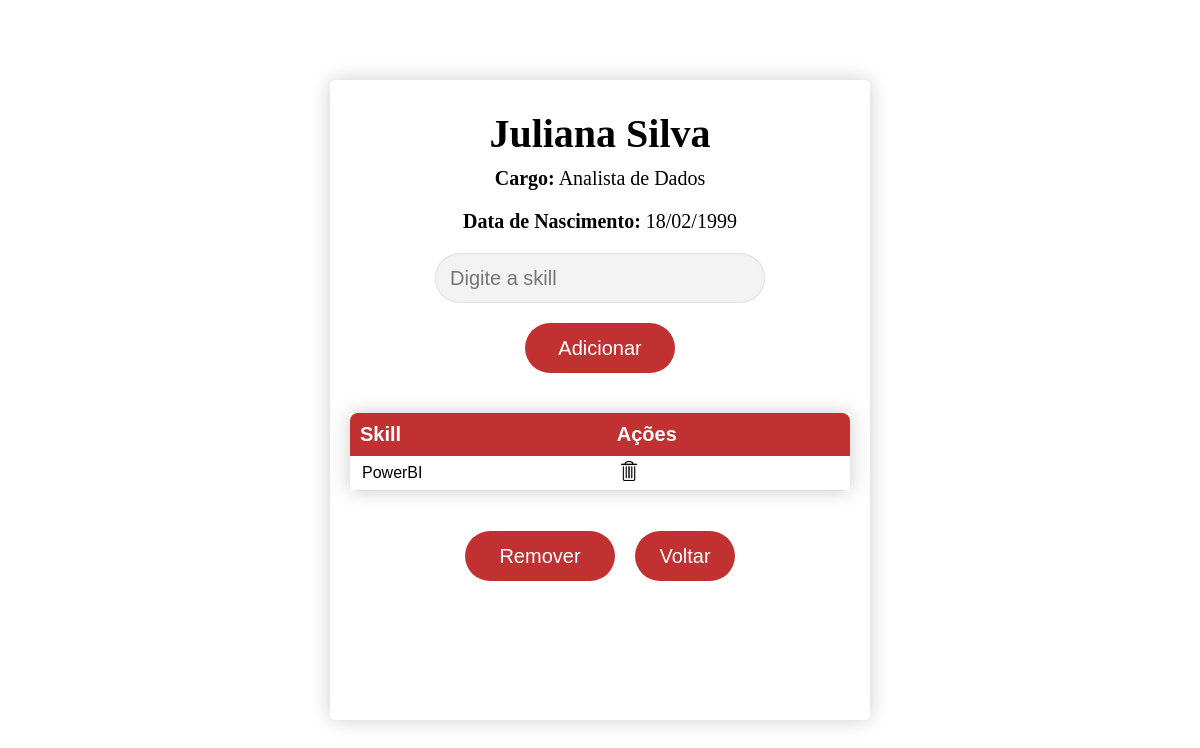
Screenshot of /funcionario/34/ (signed in) with the database file from the repository.
### app/models.py (models this page shows, shortened)
class Funcionario(models.Model):
    nome = models.CharField(max_length=100)
    cargo = models.CharField(max_length=50)
    data_nascimento = models.DateField()
    skills = models.ManyToManyField(Skill, blank=True)  # Relacionamento ManyToMany com Skill

class Skill(models.Model):
    nome = models.CharField(max_length=100)

### app/views.py (the view)
# urls.py: path('funcionario/<int:funcionario_id>/', views.funcionario_detalhes, name='funcionario_detail'),  # Corrigido para nome correto da URL)
@login_required(login_url='login')
def funcionario_detalhes(request, funcionario_id):
    funcionario = get_object_or_404(Funcionario, id=funcionario_id)
    return render(request, 'skills.html', {'funcionario': funcionario})

### app/templates/skills.html (shortened to what this page needs)
{% extends 'layout.html' %}
{% load static %}
{% block extrahead %}
    <link rel="stylesheet" href="{% static 'app/css/skills.css' %}">
{% endblock %}
{% block content %}
    <div class="skillsContainer">
        <h1>{{ funcionario.nome }}</h1>
        <p><strong>Cargo:</strong> {{ funcionario.cargo }}</p>
        <p><strong>Data de Nascimento:</strong> {{ funcionario.data_nascimento|date:"d/m/Y" }}</p>
        <form method="post" action="{% url 'add_skill' funcionario.id %}">
            <input id="skillInput" name="skill" type="text" placeholder="Digite a skill">
            <button type="submit">Adicionar</button>
        </form>
        <div class="skillsList">
            <table id="skillsTable">
                <thead>
                    <tr>
                        <th>Skill</th>
                        <th>Ações</th>
                    </tr>
                </thead>
                <tbody>
                    {% for skill in funcionario.skills.all %}
                        <tr>
                            <td>{{ skill.nome }}</td>
                            <td>
                                <a href="{% url 'remove_skill' funcionario.id skill.id %}" class="remove-skill">
                                    <img src="{% static 'app/img/icons/delete.png' %}" alt="">
                                </a>
                            </td>
                        </tr>
                    {% empty %}
                        <tr>
                            <td colspan="2">Não há skills cadastradas.</td>
                        </tr>
                    {% endfor %}
                </tbody>
            </table>
        </div>
        <div class="buttons">
            <form method="post" action="{% url 'remove_funcionario' funcionario.id %}">
                <button type="submit" class="deleteBtn" onclick="return confirm('Deseja realmente remover este funcionário?')">Remover</button>
            </form>
            <button class="goBackBtn" onclick="location.href='{% url 'main' %}'">Voltar</button>
        </div>
    </div>
{% endblock %}

### app/static/app/css/skills.css (style rules this page uses)
html, body { height: 100%; width: 100%; margin: 0; display: flex; flex-direction: column; justify-content: center; place-items: center; font-family: Calibri; }
a { text-decoration: none; color: #000; }
.skillsContainer { display: flex; flex-direction: column; align-items: center; box-shadow: 0 0 20px 0 rgba(0, 0, 0, 0.2); border-radius: 5px; width: 500px; height: 600px; padding: 20px; background-color: white; font-size: 20px; }
.skillsContainer p { margin: 0 0 20px 0; }
h1 { margin: 10px 0; }
form { display: flex; flex-direction: column; align-items: center; }
input[type="text"] { width: 300px; height: 20px; padding: 15px 15px; border-radius: 50px; outline: none; border: none; background-color: rgb(243, 243, 243); box-shadow: inset 0 0 2px #b8bbbe; font-size: 20px; color:rgb(73, 73, 73); }
button { width: 150px; margin: 20px 10px; height: 50px; border-radius: 50px; cursor: pointer; outline: none; color: white; font-size: 20px; transition: .3s; background-color: #c23131;; border: none; }
.skillsList { width: 100%; margin: 20px 0; overflow-x: auto; box-shadow: 0 0 20px 0 rgba(0, 0, 0, 0.2); }
#skillsTable { width: 100%; border-collapse: collapse; font-family: Arial, sans-serif; text-align: left; border-radius: 8px; overflow: hidden; box-shadow: 0 2px 10px rgba(0, 0, 0, 0.1); }
#skillsTable thead th { background-color: #c23131;; color: white; padding: 10px; font-weight: bold; }
#skillsTable tbody td { padding: 5px 12px; border-bottom: 1px solid #dddddd; font-size: 16px; }
.remove-skill img { width: 20px; height: 20px; cursor: pointer; }
.goBackBtn { padding: 0; width: 100px; }
.buttons { display: flex; flex-direction: row; justify-content: center; align-items: center; }

### rows the page displays
Funcionario: nome "Juliana Silva", cargo "Analista de Dados", data_nascimento "18/02/1999"
Skill: nome "PowerBI"
